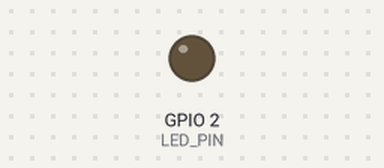
A sketch run on a simulated ESP8266 (NodeMCU). On the bench: output pins drawn as LEDs (lit = HIGH).

Above: at 1.0 s.
At 6.0 s:
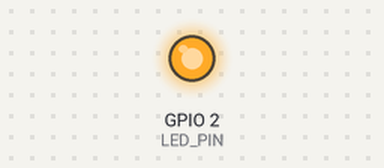
Timing chart, 0 to 13.0 s (numbered marks = the images above):
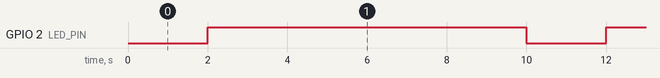

The sketch:

01_modem_cycle.ino
```cpp
#include <ESP8266WiFi.h>

constexpr uint8_t LED_PIN = 2; // GPIO2 / D4, active-low built-in LED.

constexpr uint32_t LED_ON_MS = 2000;
constexpr uint32_t WAIT_MS = 8000;

void prepareBoard()
{
  WiFi.persistent(false);
  WiFi.mode(WIFI_OFF);
  WiFi.forceSleepBegin();
  delay(1);
  Serial.end();
  Serial1.end();
  // Configure GPIO2 after UART1 releases its TX pin.
  digitalWrite(LED_PIN, HIGH);
  pinMode(LED_PIN, OUTPUT);
}

void ledTask()
{
  digitalWrite(LED_PIN, LOW);
  delay(LED_ON_MS);
  digitalWrite(LED_PIN, HIGH);
}

void setup() { prepareBoard(); }

void loop()
{
  ledTask();
  delay(WAIT_MS); // Radio off, CPU remains active.
}
```

Measured:
- by itself, GPIO 2 (LED_PIN): alternates HIGH for 8.0 s and LOW for 2.0 s
